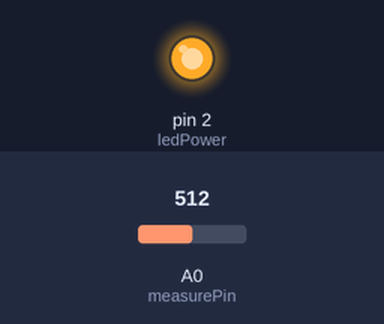
This sketch was run on a simulated Arduino Uno, built with avr-gcc and run on an emulated ATmega328P. Shown: output pins drawn as LEDs (lit = HIGH). The inputs (shaded band) are chosen by the test bench; at power-on: A0 (measurePin) = 512. What the sketch prints to the serial monitor is not drawn.

Above: at 0.1 s.
Timing chart, 0 to 1.6 s (numbered marks = the images above):
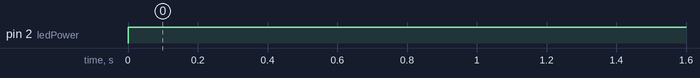

The sketch:

sketch_mar12a.ino
```cpp
int measurePin = A0;
int ledPower = 2;

int samplingTime = 280;
int deltaTime = 40;
int sleepTime = 9680;

float voMeasured = 0;
float calcVoltage = 0;
float dustDensity = 0;

void setup(){
  Serial.begin(115200);
  pinMode(ledPower,OUTPUT);
}

void loop(){
  digitalWrite(ledPower,LOW); // Bật IR LED
  delayMicroseconds(samplingTime);  //Delay 0.28ms
  voMeasured = analogRead(measurePin); // Đọc giá trị ADC V0
  delayMicroseconds(deltaTime); //Delay 0.04ms
  digitalWrite(ledPower,HIGH); // Tắt LED
  delayMicroseconds(sleepTime); //Delay 9.68ms

  // Tính điện áp từ giá trị ADC
  calcVoltage = voMeasured * (5.0 / 1024); //Điệp áp Vcc của cảm biến (5.0 hoặc 3.3)

  dustDensity = 0.17 * calcVoltage - 0.1;


  Serial.print("Raw Signal Value (0-1023): ");
  Serial.print(voMeasured);
  Serial.print(" - Voltage: ");
  Serial.print(calcVoltage);
  Serial.print(" - Dust Density: ");
  Serial.println(dustDensity);
  delay(8000);
}
```

Measured:
- by itself, pin 2 (ledPower): LOW → HIGH at 0.00 s
